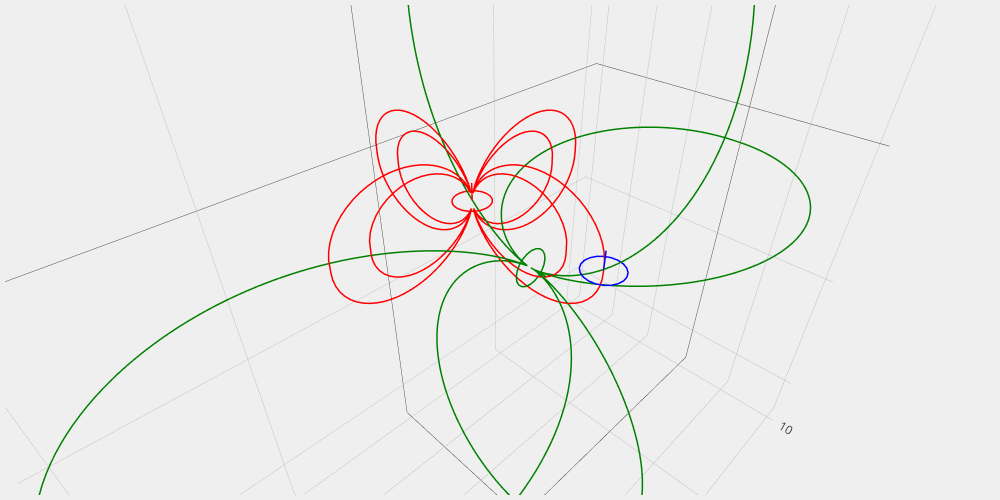

Notebook code for this chart:
### Markdown cell above
## Plotting code
* Loop 1 (red) for transmitter, Loop 2 (green) for target, Loop 3 (blue) for recevier
* Wire paths of Loop 1, 2 & 3 and the normals (dipole direction) defined by inc and dec
* Magnetic field lines around the dipole from Loop 1 (primary field) and Loop 2 (secondary field)
* Choose what to plot: disable the loops you do not want to see
* X for Easting, Y for Northing, Z for Elevation

### Code cell
# <<< Customizable Parameters 
loopRadius = 0.5 # <<< radius of loop wires
stepSize = 0.2 # <<< length of line segments for plotting lines
nazimuth = 4 # <<< number of azimuths for plotting field lines

# define Loop 1 parameters
x1, y1, z1 = -2.0, 0.0, 0.0 # <<< location
dec1, inc1 = 0.0, -90.0 # <<< declination & inclination in degree
line1Radii = [3.0, 4.0] # <<< field lines are everywhere in space but we only plot a few layers specified by radii
enabled1 = True # <<< True or False to turn on or off the display of Loop 1

# Loop 2
x2, y2, z2 = 0.0, 0.0, -1.0 # <<< location
dec2, inc2 = 90.0, 0.0 # <<< declination & inclination in degree
line2Radii = [10.0] # <<< field lines are everywhere in space but we only plot a few layers specified by radii
enabled2 = True # <<< True or False to turn on or off the display of Loop 2

# Loop 3
x3, y3, z3 = 2.0, 0.0, 0.0 # <<< location
dec3, inc3 = 0.0, -90.0 # <<< declination & inclination in degree
enabled3 = True # <<< True or False to turn on or off the display of Loop 3


# Plotting Commands Below

# get line path for the 3 loops
loopx1, loopy1, loopz1 = MagneticDipoleLoop((x1,y1,z1),dec1,inc1,loopRadius)
loopx2, loopy2, loopz2 = MagneticDipoleLoop((x2,y2,z2),dec2,inc2,loopRadius)
loopx3, loopy3, loopz3 = MagneticDipoleLoop((x3,y3,z3),dec3,inc3,loopRadius)

# get line path for the field lines of loop 1 and 2
linex1, liney1, linez1 = MagneticDipoleLine((x1,y1,z1),dec1,inc1,line1Radii,nazimuth,stepSize)
linex2, liney2, linez2 = MagneticDipoleLine((x2,y2,z2),dec2,inc2,line2Radii,nazimuth,stepSize)

# create plot
data = []
if enabled1:
    for xx,yy,zz in zip(loopx1,loopy1,loopz1):
        data.append(go.Scatter3d(x=xx, y=yy, z=zz, mode='lines', line=dict(color='red',width=3)))
    for xx,yy,zz in zip(linex1,liney1,linez1):
        data.append(go.Scatter3d(x=xx, y=yy, z=zz, mode='lines', line=dict(color='red',width=3)))
if enabled2:
    for xx,yy,zz in zip(loopx2,loopy2,loopz2):
        data.append(go.Scatter3d(x=xx, y=yy, z=zz, mode='lines', line=dict(color='green',width=3)))
    for xx,yy,zz in zip(linex2,liney2,linez2):
        data.append(go.Scatter3d(x=xx, y=yy, z=zz, mode='lines', line=dict(color='green',width=3)))
if enabled3:
    for xx,yy,zz in zip(loopx3,loopy3,loopz3):
        data.append(go.Scatter3d(x=xx, y=yy, z=zz, mode='lines', line=dict(color='blue',width=3)))
layout = dict(width=1000, height=500, autosize=False, showlegend=False, 
              margin=go.Margin(l=5,r=5,b=5,t=5,pad=4),paper_bgcolor='#efefef',
              scene = dict(aspectmode = 'data', aspectratio = dict(x=1, y=1, z=1),
                      camera = dict(up=dict(x=0,y=0,z=1),center=dict(x=0,y=0,z=0),eye=dict(x=0.5,y=-0.5,z=0.5)))
             )
fig = dict(data=data, layout=layout)
iplot(fig)
